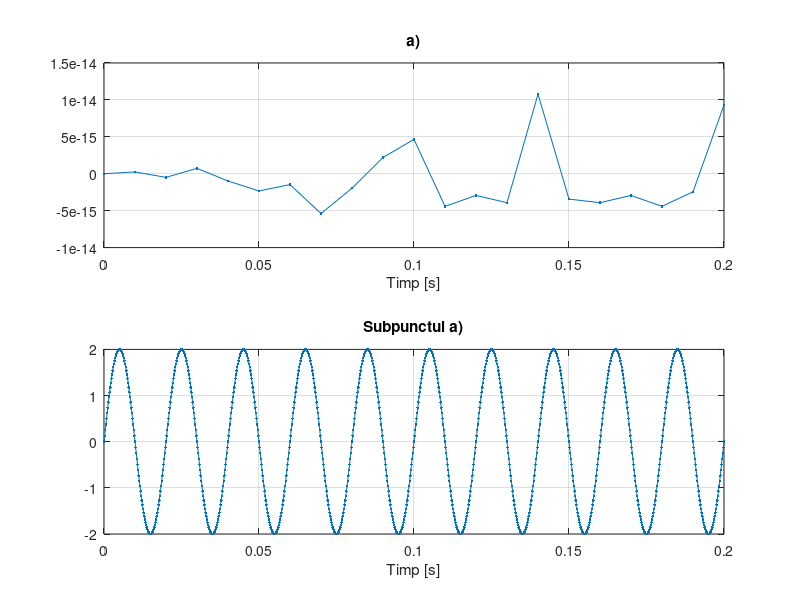
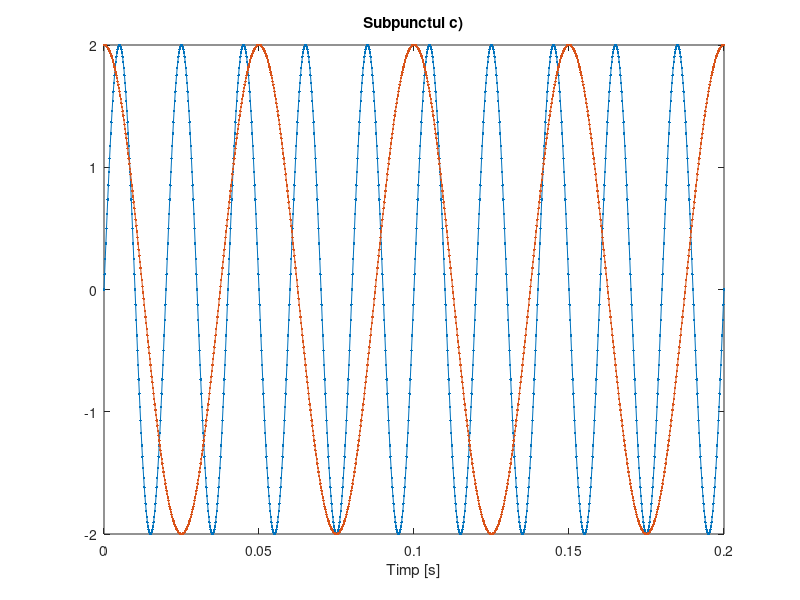

The MATLAB script that drew these images, in order:
%E5.

%a) Modificati pasul de variatie a variabilei t la 0.01 si apoi la 0.0002. Comentati
%diferentele.

figure(1)
F = 50;
t = 0:0.01:0.2;
s = 2*sin(2*pi*F*t);
subplot(2,1,1)
plot(t,s,'.-'),xlabel('Timp [s]'),grid,title('a)')

F = 50;
t = 0:0.0002:0.2;
s = 2*sin(2*pi*F*t);
subplot(2,1,2)
plot(t,s,'.-'),xlabel('Timp [s]'),grid,title('Subpunctul a)')
% Amplitudinea se modifica de la 2*10^(-14) la 2
% Viteza de variatie este mai rapida


%b) Masurati pe grafic perioada semnalului sinusoidal in cele 3 situatii.




%c) Generati un semnal cosinusoidal de frecvent? 20 Hz pe care sa-l reprezentati
%cu culoare rosie pe acelasi grafic peste semnalul sinusoidal. 
figure(2)
F1= 50;
t1= 0:0.0002:0.2;
s1= 2*sin(2*pi*F1*t1);
F2= 20;
t2= 0:0.0002:0.2;
s2= 2*cos(2*pi*F2*t2);

plot(t1,s1,'.-'),xlabel('Timp [s]'),grid,title('Subpunctul c)');hold on;
plot(t2,s2,'.-'),xlabel('Timp [s]'),grid

